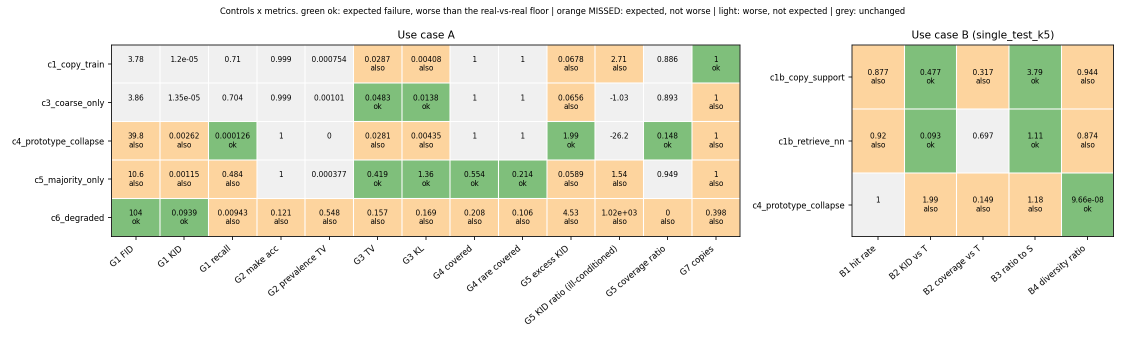
#> input picture reports/metric_validation.png, 2250 x 675 px (shown at 1/2 size)
$ python -i controls.py   (imports and definitions only)
#> lines starting #> are read from the running program, lines starting #| are printed output that depends on the picture
"""Controls (docs/PLAN.md A5, docs/METRICS.md): trivial "generators" with a known defect, scored by the same pipeline as a
real method. Each function returns the ids of the real bbox15 images (or transformed copies of them) that make up the set.
Everything is seeded through the rng that is passed in."""
import io

import numpy as np
from PIL import Image, ImageFilter


# ---- use case A: one image per requested make (the requested makes follow the make prevalence of test)
# [23 lines left out: functions fine_weights, draw_set, not called in this run]


def random_image(ids_by_fine):
    return lambda g, rng: rng.choice(ids_by_fine[g])


# [10 lines left out: functions medoid, medoid_image, not called in this run]


def degrade(im, sigma=2, quality=20):
    """C6: Gaussian blur followed by a JPEG round trip."""
    buf = io.BytesIO()
    im.filter(ImageFilter.GaussianBlur(sigma)).save(buf, "JPEG", quality=quality)
    return Image.open(buf).convert("RGB")


# ---- use case B: N images per episode
def split_counts(n, fine_ids, ratio):
    """Images per subclass of an episode: all n for a single subclass, round(n * ratio) / rest for a mixed pair (a, b)."""
    return [n] if len(fine_ids) == 1 else [round(n * ratio), n - round(n * ratio)]


def copy_support_ids(support, n, rng):
    """C1b: the support images, cycled to n (each is augmented when written; see augment)."""
    return list(rng.permutation([support[i % len(support)] for i in range(n)]))


# [4 lines left out: function retrieve_nn_ids, not called in this run]


def real_ids(fine_ids, counts, ids_by_fine, rng):
    """C2: other real images of the support's subclass (no overlap with S or T: they come from the other split)."""
    return [i for g, c in zip(fine_ids, counts) for i in rng.choice(ids_by_fine[g], c, replace=c > len(ids_by_fine[g]))]


def collapse_ids(fine_ids, counts, medoids):
    """C4: the medoid of each subclass repeated."""
    return [medoids[g] for g, c in zip(fine_ids, counts) for _ in range(c)]


# [9 lines left out: function augment, not called in this run]

>>> import cv2
>>> picture = cv2.imread('../../reports/metric_validation.png', cv2.IMREAD_GRAYSCALE)
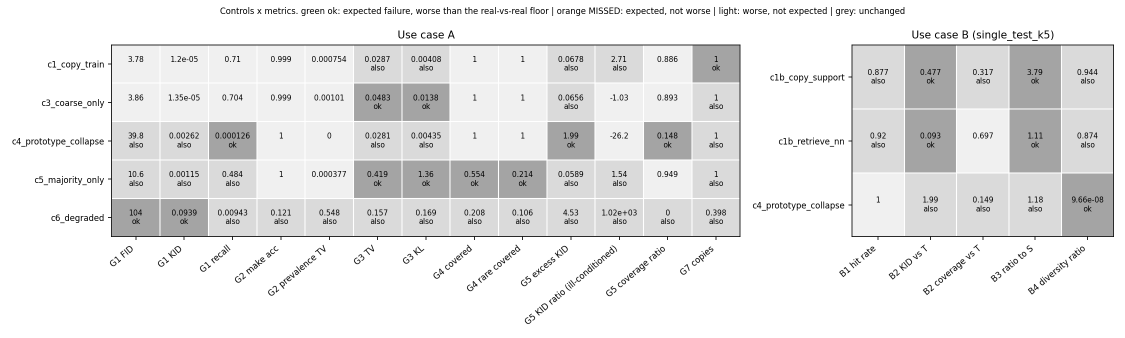
#> picture: shape (675, 2250) (shown at 1/2 size); min 0, max 255, mean 230.3
>>> result = degrade(picture)
#> (the run stopped early here; a loop or call above may not have finished)
